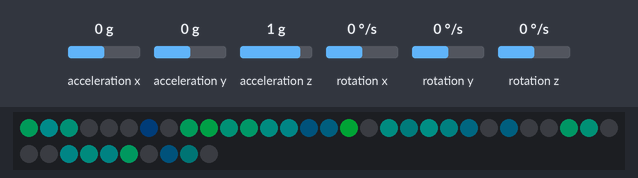
Bench run of a sketch on a simulated Arduino Uno, built with avr-gcc and run on an emulated ATmega328P. Parts: 40 RGB LEDs in strip order, left to right, continuing on the next row. The inputs (shaded band) are chosen by the test bench; at power-on: acceleration y 0 g, acceleration x 0 g, acceleration z 1 g, rotation x 0 °/s, rotation y 0 °/s, rotation z 0 °/s. Dim RGB values are drawn brighter than linear; random numbers use the default seed unless the sketch sets one.

Above: at 4.23 s.
4.3 s: acceleration y set to -0.2 g
At 4.37 s:
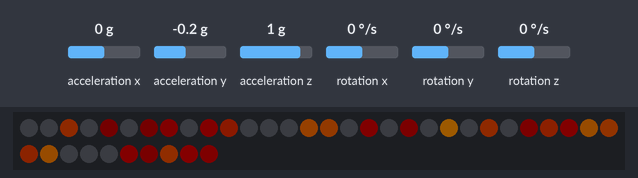
6.0 s: acceleration x set to 0.4 g
8.6 s: acceleration x set to 0.7 g
At 8.64 s:
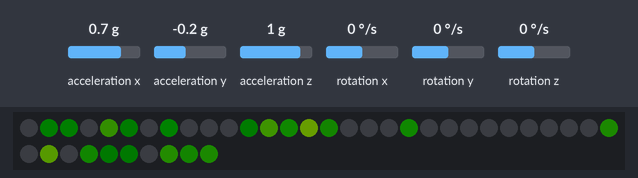
10.3 s: acceleration x set to -1.4 g
At 10.34 s:
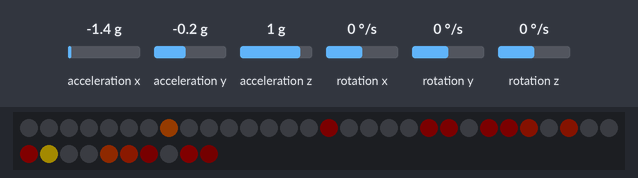
13.3 s: acceleration y set to 0 g
At 13.46 s:
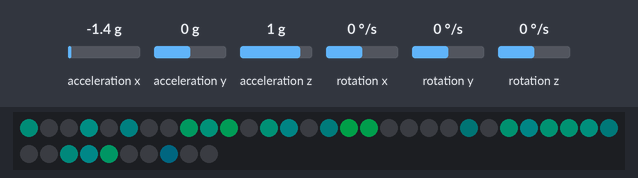
18.1 s: acceleration x set to 0.8 g
At 18.14 s:
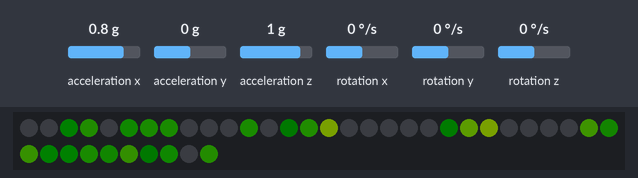

The sketch:

firesim_rotate.ino
```cpp
  /*
 *
 * This code is basic usage MPU-6050 Accelerometer and Gyroscope
 * Running this code you will get angles only.
 * The Angles at X, Y and Z are displayed on LCD1602-I2C display module
 *
 * Library and code have been taken from:
 * https://github.com/tockn/MPU6050_tockn
 *
 * Updated by Ahmad Shamshiri on July 05, 2018 at 22:19 in Ajax, Ontario, Canada
 * for Robojax.com
 * Get this code from Robojax.com
 * Watch video instruction for this code at:https://youtu.be/uIz6WIis4dc
 *
 * You will need to watch 2 videos before following the instruction in this video:
 * 1-MPU6050 Introduction video and code: https://youtu.be/uhh7ik02aDc
 * 2-LCD1602 with I2C module video and code https://youtu.be/q9YC_GVHy5A
 */
#include <MPU6050_tockn.h>
#include <Wire.h>
#include <Adafruit_NeoPixel.h>

#define LED_PIN 6
#define LED_COUNT 40
Adafruit_NeoPixel strip(LED_COUNT, LED_PIN, NEO_GRB + NEO_KHZ800);
long currentHue = 43000;


float angle_pitch_output;
float angle_roll_output;
float angle_turn_output;

long hueStart, hueStop;
int hueAdjustor;

long hueBase;


long cMatrix[8][5];

float yAcc, xAcc;

int state = 2;

MPU6050 mpu6050(Wire);

//#include <LiquidCrystal_I2C.h>
// Set the LCD address to 0x27 for a 16 chars and 2 line display
//LiquidCrystal_I2C lcd(0x27, 16, 2);

void setup() {
   Serial.begin(9600);


  strip.begin();           // INITIALIZE NeoPixel strip object (REQUIRED)
  strip.show();            // Turn OFF all pixels ASAP
  strip.setBrightness(100); // Set BRIGHTNESS to about 1/5 (max = 255)

/*
      for (int i=0; i<40; i++){
        strip.setPixelColor( i, strip.ColorHSV( 0,255,100) ) ;         //  Set pixel's color (in RAM)
        }
      strip.show();

    for (int i=0;i<5;i++){
      long newHue = random(1000,10500);
      cMatrix[7][i] = newHue;
      Serial.println(newHue);
      placeOnStrip(7,i,newHue);
    }

 strip.show();
/*
strip.setPixelColor( 20, strip.ColorHSV( 0,255,100) ) ;
strip.setPixelColor( 45, strip.ColorHSV( 0,255,100) ) ;
strip.setPixelColor( 60, strip.ColorHSV( 0,255,100) ) ;
strip.setPixelColor( 70, strip.ColorHSV( 0,255,100) ) ;

strip.show();
*/
  Wire.begin();
  mpu6050.begin();
  mpu6050.calcGyroOffsets(true);

  hueBase = 10500;
}

void loop() {

    mpu6050.update();

    yAcc = mpu6050.getAccY();
    xAcc = mpu6050.getAccX();

    if (yAcc < 0){
      state = 1;
     }
    else{
      state = 2;
      }
    if (xAcc > 0.5){
      state = 3;
     }


//    Serial.println(xAcc);
//    Serial.println(state);


    if (state < 3){

      if (state == 1){

          hueBase = 10500;
      }
      if (state == 2){

          hueBase = 35000;
      }

      for (int y=0;y<5;y++){

        for (int x=0;x<7  ;x++){


          long newIndex = cMatrix[x+1][y]-1200;

          if (newIndex<0){
            newIndex=0;
          }

          cMatrix[x][y] = newIndex;
          placeOnStrip(x,y,newIndex );

        }
      }

      for (int i=0;i<5;i++){
        long newIndex = random(0,10000);
        cMatrix[7][i] = newIndex;
        placeOnStrip(7,i,newIndex);
      }
  }
  else{
     //STATE == 3

     hueBase = 22000;

    for (int x=0;x<8;x++){

        for (int y=0;y<4;y++){


          long newIndex = cMatrix[x][y+1]-1300;

          if (newIndex<0){
            newIndex=0;
          }

          cMatrix[x][y] = newIndex;
          placeOnStrip(x,y,newIndex );

        }
      }

      for (int i=0;i<8;i++){
        long newIndex = random(0,5000);
        cMatrix[i][4] = newIndex;
        placeOnStrip(i,4,newIndex);
      }

    }


  strip.show();
  delay(60);


}// loop end


void placeOnStrip(int x, int y, long indexHue){
    int dHue;

      if (state== 1){
        dHue = 10000 - (hueBase - indexHue);
      }

     if (state == 2){
        x = 7 -x;
        y = 4-y;
        dHue = hueBase - indexHue;
      }

     if (state==3){
      dHue = hueBase-indexHue;
      }

     int plotPos = x + (y*8);

     int brightness = float(indexHue*100/10000);
     if (brightness < 0){
      brightness = 0;
     }
//      Serial.println(brightness);
 //     strip.setPixelColor( plotPos,strip.ColorHSV(dHue, 255, round(((float)dHue/10500)*100))) ;
     strip.setPixelColor( plotPos,strip.ColorHSV(dHue, 255, brightness)) ;
  }
```

Measured:
- the behaviour switches between 0 and -0.1 g on acceleration y (found by bisection; images 0 and 1)
- the behaviour switches between 0.5 and 0.6 g on acceleration x (found by bisection; images 1 and 2)
